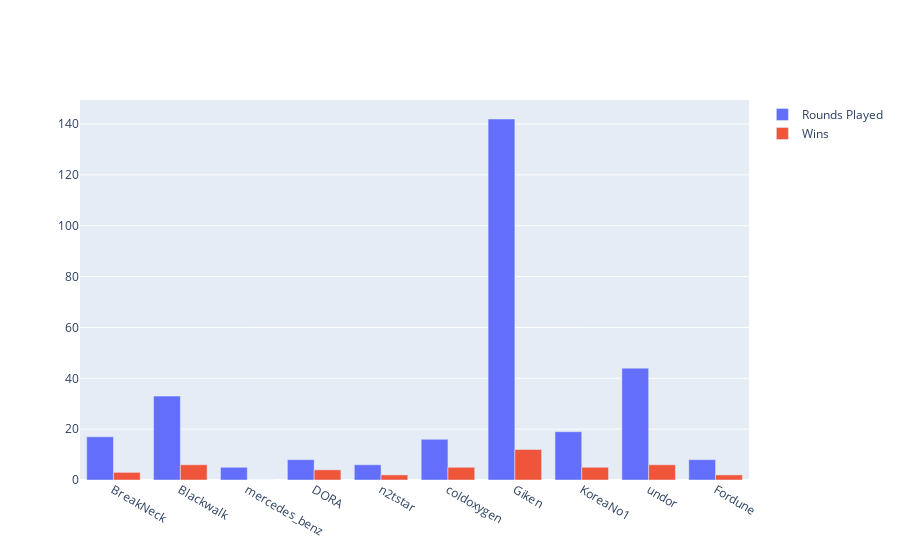

The code cell stored with this chart in its notebook:
### Code cell
# plot to observe the no. of solo games played and the no. of solo wins for the first 10 entries in the dataset

df_bar_pubg = df_pubg.head(10)

trace1 = go.Bar( 
        x = df_bar_pubg['player_name'],
        y = df_bar_pubg['solo_RoundsPlayed'],
        name= 'Rounds Played')

trace2 = go.Bar( 
        x = df_bar_pubg['player_name'],
        y = df_bar_pubg['solo_Wins'],
        name= 'Wins')

data = [trace1, trace2]
layout = go.Layout(barmode='group')

fig = go.Figure(data=data, layout=layout)
iplot(fig, filename='grouped-bar')

### Figure 1 — Plotly figure (JSON) as saved in the notebook; plotly's stock layout.template omitted (floating-point values rounded to 4 significant figures)
{"data": [{"name": "Rounds Played", "type": "bar", "x": ["BreakNeck", "Blackwalk", "mercedes_benz", "DORA", "n2tstar", "coldoxygen", "Giken", "KoreaNo1", "undor", "Fordune"], "y": [17, 33, 5, 8, 6, 16, 142, 19, 44, 8]}, {"name": "Wins", "type": "bar", "x": ["BreakNeck", "Blackwalk", "mercedes_benz", "DORA", "n2tstar", "coldoxygen", "Giken", "KoreaNo1", "undor", "Fordune"], "y": [3, 6, 0, 4, 2, 5, 12, 5, 6, 2]}], "layout": {"autosize": true, "barmode": "group", "xaxis": {"autorange": true, "range": [-0.5, 9.5], "type": "category"}, "yaxis": {"autorange": true, "range": [0, 149.5], "type": "linear"}}}
